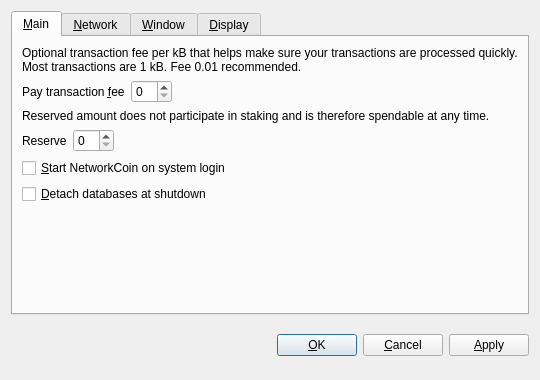
<?xml version="1.0" encoding="UTF-8"?>
<ui version="4.0">
 <class>OptionsDialog</class>
 <widget class="QDialog" name="OptionsDialog">
  <property name="geometry">
   <rect>
    <x>0</x>
    <y>0</y>
    <width>540</width>
    <height>380</height>
   </rect>
  </property>
  <property name="windowTitle">
   <string>Options</string>
  </property>
  <property name="modal">
   <bool>true</bool>
  </property>
  <layout class="QVBoxLayout" name="verticalLayout">
   <item>
    <widget class="QTabWidget" name="tabWidget">
     <property name="tabPosition">
      <enum>QTabWidget::North</enum>
     </property>
     <property name="currentIndex">
      <number>0</number>
     </property>
     <widget class="QWidget" name="tabMain">
      <attribute name="title">
       <string>&amp;Main</string>
      </attribute>
      <layout class="QVBoxLayout" name="verticalLayout_Main">
       <item>
        <widget class="QLabel" name="transactionFeeInfoLabel">
         <property name="text">
          <string>Optional transaction fee per kB that helps make sure your transactions are processed quickly. Most transactions are 1 kB. Fee 0.01 recommended.</string>
         </property>
         <property name="textFormat">
          <enum>Qt::PlainText</enum>
         </property>
         <property name="wordWrap">
          <bool>true</bool>
         </property>
        </widget>
       </item>
       <item>
        <layout class="QHBoxLayout" name="horizontalLayoutFee">
         <item>
          <widget class="QLabel" name="transactionFeeLabel">
           <property name="text">
            <string>Pay transaction &amp;fee</string>
           </property>
           <property name="textFormat">
            <enum>Qt::PlainText</enum>
           </property>
           <property name="buddy">
            <cstring>transactionFee</cstring>
           </property>
          </widget>
         </item>
         <item>
          <widget class="BitcoinAmountField" name="transactionFee"/>
         </item>
         <item>
          <spacer name="horizontalSpacerFee">
           <property name="orientation">
            <enum>Qt::Horizontal</enum>
           </property>
           <property name="sizeHint" stdset="0">
            <size>
             <width>40</width>
             <height>20</height>
            </size>
           </property>
          </spacer>
         </item>
        </layout>
       </item>
       <item>
        <widget class="QLabel" name="reserveBalanceInfoLabel">
         <property name="text">
          <string>Reserved amount does not participate in staking and is therefore spendable at any time.</string>
         </property>
         <property name="textFormat">
          <enum>Qt::PlainText</enum>
         </property>
         <property name="wordWrap">
          <bool>true</bool>
         </property>
        </widget>
       </item>
       <item>
        <layout class="QHBoxLayout" name="horizontalLayoutReserveBalance">
         <item>
          <widget class="QLabel" name="reserveBalanceLabel">
           <property name="text">
            <string>Reserve</string>
           </property>
           <property name="textFormat">
            <enum>Qt::PlainText</enum>
           </property>
           <property name="buddy">
            <cstring>reserveBalance</cstring>
           </property>
          </widget>
         </item>
         <item>
          <widget class="BitcoinAmountField" name="reserveBalance"/>
         </item>
         <item>
          <spacer name="horizontalSpacerReserveBalance">
           <property name="orientation">
            <enum>Qt::Horizontal</enum>
           </property>
           <property name="sizeHint" stdset="0">
            <size>
             <width>40</width>
             <height>20</height>
            </size>
           </property>
          </spacer>
         </item>
        </layout>
       </item>
       <item>
        <widget class="QCheckBox" name="bitcoinAtStartup">
         <property name="toolTip">
          <string>Automatically start NetworkCoin after logging in to the system.</string>
         </property>
         <property name="text">
          <string>&amp;Start NetworkCoin on system login</string>
         </property>
        </widget>
       </item>
       <item>
        <widget class="QCheckBox" name="detachDatabases">
         <property name="toolTip">
          <string>Detach block and address databases at shutdown. This means they can be moved to another data directory, but it slows down shutdown. The wallet is always detached.</string>
         </property>
         <property name="text">
          <string>&amp;Detach databases at shutdown</string>
         </property>
        </widget>
       </item>
       <item>
        <spacer name="verticalSpacer_Main">
         <property name="orientation">
          <enum>Qt::Vertical</enum>
         </property>
         <property name="sizeHint" stdset="0">
          <size>
           <width>20</width>
           <height>40</height>
          </size>
         </property>
        </spacer>
       </item>
      </layout>
     </widget>
     <widget class="QWidget" name="tabNetwork">
      <attribute name="title">
       <string>&amp;Network</string>
      </attribute>
      <layout class="QVBoxLayout" name="verticalLayout_Network">
       <item>
        <widget class="QCheckBox" name="mapPortUpnp">
         <property name="toolTip">
          <string>Automatically open the NetworkCoin client port on the router. This only works when your router supports UPnP and it is enabled.</string>
         </property>
         <property name="text">
          <string>Map port using &amp;UPnP</string>
         </property>
        </widget>
       </item>
       <item>
        <widget class="QCheckBox" name="connectSocks">
         <property name="toolTip">
          <string>Connect to the NetworkCoin network through a SOCKS proxy (e.g. when connecting through Tor).</string>
         </property>
         <property name="text">
          <string>&amp;Connect through SOCKS proxy:</string>
         </property>
        </widget>
       </item>
       <item>
        <layout class="QHBoxLayout" name="horizontalLayout_Network">
         <item>
          <widget class="QLabel" name="proxyIpLabel">
           <property name="text">
            <string>Proxy &amp;IP:</string>
           </property>
           <property name="textFormat">
            <enum>Qt::PlainText</enum>
           </property>
           <property name="buddy">
            <cstring>proxyIp</cstring>
           </property>
          </widget>
         </item>
         <item>
          <widget class="QValidatedLineEdit" name="proxyIp">
           <property name="maximumSize">
            <size>
             <width>140</width>
             <height>16777215</height>
            </size>
           </property>
           <property name="toolTip">
            <string>IP address of the proxy (e.g. 127.0.0.1)</string>
           </property>
          </widget>
         </item>
         <item>
          <widget class="QLabel" name="proxyPortLabel">
           <property name="text">
            <string>&amp;Port:</string>
           </property>
           <property name="textFormat">
            <enum>Qt::PlainText</enum>
           </property>
           <property name="buddy">
            <cstring>proxyPort</cstring>
           </property>
          </widget>
         </item>
         <item>
          <widget class="QLineEdit" name="proxyPort">
           <property name="maximumSize">
            <size>
             <width>55</width>
             <height>16777215</height>
            </size>
           </property>
           <property name="toolTip">
            <string>Port of the proxy (e.g. 9050)</string>
           </property>
          </widget>
         </item>
         <item>
          <widget class="QLabel" name="socksVersionLabel">
           <property name="text">
            <string>SOCKS &amp;Version:</string>
           </property>
           <property name="textFormat">
            <enum>Qt::PlainText</enum>
           </property>
           <property name="buddy">
            <cstring>socksVersion</cstring>
           </property>
          </widget>
         </item>
         <item>
          <widget class="QValueComboBox" name="socksVersion">
           <property name="toolTip">
            <string>SOCKS version of the proxy (e.g. 5)</string>
           </property>
          </widget>
         </item>
         <item>
          <spacer name="horizontalSpacer_Network">
           <property name="orientation">
            <enum>Qt::Horizontal</enum>
           </property>
           <property name="sizeHint" stdset="0">
            <size>
             <width>40</width>
             <height>20</height>
            </size>
           </property>
          </spacer>
         </item>
        </layout>
       </item>
       <item>
        <spacer name="verticalSpacer_Network">
         <property name="orientation">
          <enum>Qt::Vertical</enum>
         </property>
         <property name="sizeHint" stdset="0">
          <size>
           <width>20</width>
           <height>40</height>
          </size>
         </property>
        </spacer>
       </item>
      </layout>
     </widget>
     <widget class="QWidget" name="tabWindow">
      <attribute name="title">
       <string>&amp;Window</string>
      </attribute>
      <layout class="QVBoxLayout" name="verticalLayout_Window">
       <item>
        <widget class="QCheckBox" name="minimizeToTray">
         <property name="toolTip">
          <string>Show only a tray icon after minimizing the window.</string>
         </property>
         <property name="text">
          <string>&amp;Minimize to the tray instead of the taskbar</string>
         </property>
        </widget>
       </item>
       <item>
        <widget class="QCheckBox" name="minimizeOnClose">
         <property name="toolTip">
          <string>Minimize instead of exit the application when the window is closed. When this option is enabled, the application will be closed only after selecting Quit in the menu.</string>
         </property>
         <property name="text">
          <string>M&amp;inimize on close</string>
         </property>
        </widget>
       </item>
       <item>
        <spacer name="verticalSpacer_Window">
         <property name="orientation">
          <enum>Qt::Vertical</enum>
         </property>
         <property name="sizeHint" stdset="0">
          <size>
           <width>20</width>
           <height>40</height>
          </size>
         </property>
        </spacer>
       </item>
      </layout>
     </widget>
     <widget class="QWidget" name="tabDisplay">
      <attribute name="title">
       <string>&amp;Display</string>
      </attribute>
      <layout class="QVBoxLayout" name="verticalLayout_Display">
       <item>
        <layout class="QHBoxLayout" name="horizontalLayout_1_Display">
         <item>
          <widget class="QLabel" name="langLabel">
           <property name="text">
            <string>User Interface &amp;language:</string>
           </property>
           <property name="textFormat">
            <enum>Qt::PlainText</enum>
           </property>
           <property name="buddy">
            <cstring>lang</cstring>
           </property>
          </widget>
         </item>
         <item>
          <widget class="QValueComboBox" name="lang">
           <property name="toolTip">
            <string>The user interface language can be set here. This setting will take effect after restarting NetworkCoin.</string>
           </property>
          </widget>
         </item>
        </layout>
       </item>
       <item>
        <layout class="QHBoxLayout" name="horizontalLayout_2_Display">
         <item>
          <widget class="QLabel" name="unitLabel">
           <property name="text">
            <string>&amp;Unit to show amounts in:</string>
           </property>
           <property name="textFormat">
            <enum>Qt::PlainText</enum>
           </property>
           <property name="buddy">
            <cstring>unit</cstring>
           </property>
          </widget>
         </item>
         <item>
          <widget class="QValueComboBox" name="unit">
           <property name="toolTip">
            <string>Choose the default subdivision unit to show in the interface and when sending coins.</string>
           </property>
          </widget>
         </item>
        </layout>
       </item>
       <item>
        <widget class="QCheckBox" name="displayAddresses">
         <property name="toolTip">
          <string>Whether to show NetworkCoin addresses in the transaction list or not.</string>
         </property>
         <property name="text">
          <string>&amp;Display addresses in transaction list</string>
         </property>
        </widget>
       </item>
       <item>
        <widget class="QCheckBox" name="coinControlFeatures">
         <property name="toolTip">
          <string>Whether to show coin control features or not.</string>
         </property>
         <property name="text">
          <string>Display coin &amp;control features (experts only!)</string>
         </property>
        </widget>
       </item>
       <item>
        <spacer name="verticalSpacer_Display">
         <property name="orientation">
          <enum>Qt::Vertical</enum>
         </property>
         <property name="sizeHint" stdset="0">
          <size>
           <width>20</width>
           <height>40</height>
          </size>
         </property>
        </spacer>
       </item>
      </layout>
     </widget>
    </widget>
   </item>
   <item>
    <layout class="QHBoxLayout" name="horizontalLayout_Buttons">
     <item>
      <spacer name="horizontalSpacer_1">
       <property name="orientation">
        <enum>Qt::Horizontal</enum>
       </property>
       <property name="sizeHint" stdset="0">
        <size>
         <width>40</width>
         <height>48</height>
        </size>
       </property>
      </spacer>
     </item>
     <item>
      <widget class="QLabel" name="statusLabel">
       <property name="font">
        <font>
         <weight>75</weight>
         <bold>true</bold>
        </font>
       </property>
       <property name="text">
        <string/>
       </property>
       <property name="textFormat">
        <enum>Qt::PlainText</enum>
       </property>
       <property name="wordWrap">
        <bool>true</bool>
       </property>
      </widget>
     </item>
     <item>
      <spacer name="horizontalSpacer_2">
       <property name="orientation">
        <enum>Qt::Horizontal</enum>
       </property>
       <property name="sizeHint" stdset="0">
        <size>
         <width>40</width>
         <height>48</height>
        </size>
       </property>
      </spacer>
     </item>
     <item>
      <widget class="QPushButton" name="okButton">
       <property name="text">
        <string>&amp;OK</string>
       </property>
      </widget>
     </item>
     <item>
      <widget class="QPushButton" name="cancelButton">
       <property name="text">
        <string>&amp;Cancel</string>
       </property>
       <property name="autoDefault">
        <bool>false</bool>
       </property>
      </widget>
     </item>
     <item>
      <widget class="QPushButton" name="applyButton">
       <property name="text">
        <string>&amp;Apply</string>
       </property>
       <property name="autoDefault">
        <bool>false</bool>
       </property>
      </widget>
     </item>
    </layout>
   </item>
  </layout>
 </widget>
 <customwidgets>
  <customwidget>
   <class>BitcoinAmountField</class>
   <extends>QSpinBox</extends>
   <header>bitcoinamountfield.h</header>
  </customwidget>
  <customwidget>
   <class>QValueComboBox</class>
   <extends>QComboBox</extends>
   <header>qvaluecombobox.h</header>
  </customwidget>
  <customwidget>
   <class>QValidatedLineEdit</class>
   <extends>QLineEdit</extends>
   <header>qvalidatedlineedit.h</header>
  </customwidget>
 </customwidgets>
 <resources/>
 <connections/>
</ui>
